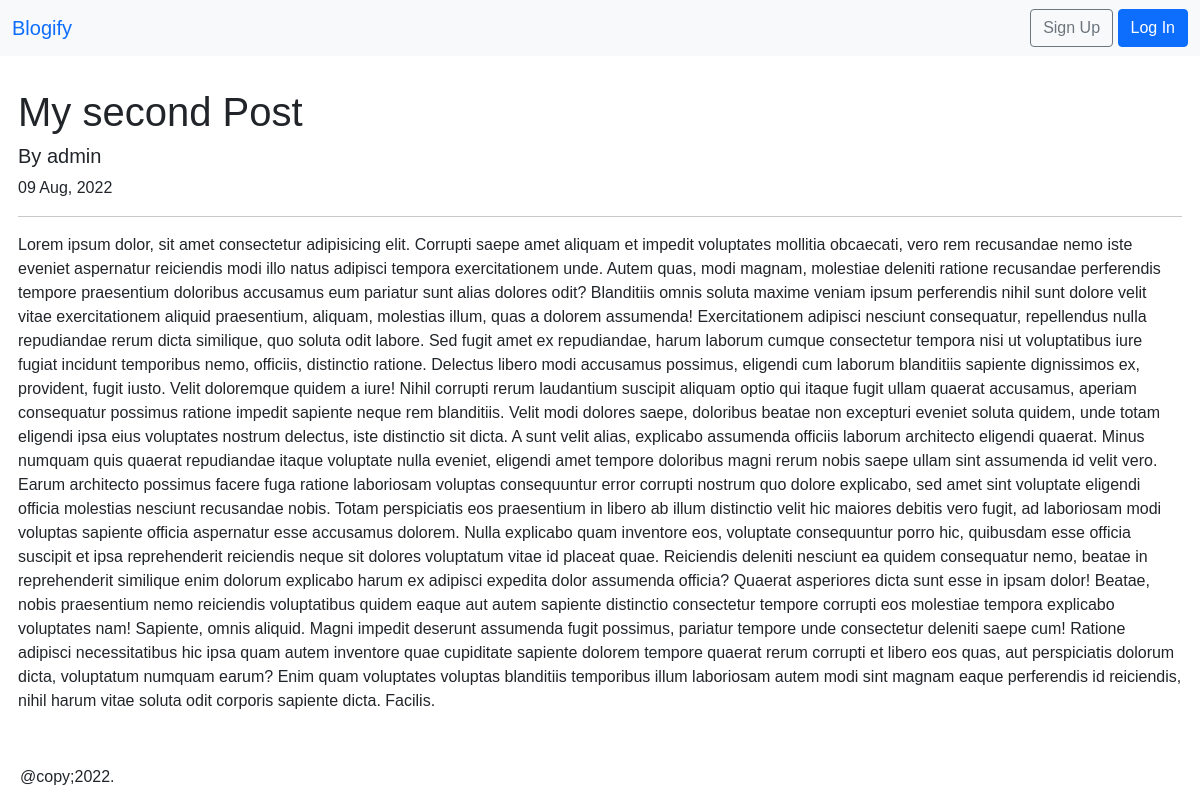
Page /posts/2/ on the committed database.
### posts/models.py (models this page shows, shortened)
class Post(models.Model):
    STATUS_CHOICES = (
        ('draft', 'Draft'),
        ('published', 'Published'),
    )
    title = models.CharField(max_length=255)
    author = models.ForeignKey(
        get_user_model(),
        on_delete = models.CASCADE,
        related_name = 'posts'
    )
    body = models.TextField()
    publish = models.DateTimeField(default=timezone.now)
    created = models.DateTimeField(auto_now_add=True)
    updated = models.DateTimeField(auto_now=True)
    status = models.CharField(
        max_length=10,
        choices=STATUS_CHOICES,
        default='draft'
    )
    slug = models.SlugField(
        max_length=255,
        blank=True,
        null= True
    )
    class Meta:
        ordering = ('-publish',)

### users/models.py (models this page shows)
class CustomUser(AbstractUser):
    pass

### posts/views.py (the view)
# urls.py: path('<int:pk>/', PostDetailView.as_view(), name='post_detail'),
class PostDetailView(DetailView):
    model = Post
    template_name = 'blog/post_detail.html'
    context_object_name = 'post'

### templates/blog/post_detail.html (shortened to what this page needs)
{% extends '_base.html' %}
{% block content %}
    <h1>{{ post.title }}</h1>
    <h5>By {{ post.author }}</h5>
    <p>{{ post.publish|date:"d M, Y" }}</p>
    <hr />
    <p>{{ post.body }}</p>
{% endblock content %}

### static/css/base.css (style rules this page uses)
*, body { margin: 0; padding: 0; box-sizing: border-box; }
body { font-family: 'Lucida Sans', 'Lucida Sans Regular', 'Lucida Grande', 'Lucida Sans Unicode', Geneva, Verdana, sans-serif; }

### rows in the picture
Post: title "My second Post", author "admin", publish "09 Aug, 2022", body "Lorem ipsum dolor, sit amet consectetur adipisicing elit. Corrupti saepe amet aliquam et impedit voluptates mollitia obcaecati, vero rem recusandae nemo iste eveniet aspernatur reiciendis modi illo natus adipisci tempora exercitationem unde. Autem quas, modi magnam, molestiae deleniti ratione recusandae perferendis tempore praesentium doloribus accusamus eum pariatur sunt alias dolores odit? Blanditiis omnis soluta maxime veniam ipsum perferendis nihil sunt dolore velit vitae exercitationem aliquid praesentium, aliquam, molestias illum, quas a dolorem assumenda! Exercitationem adipisci nesciunt consequatur, repellendus nulla repudiandae rerum dicta similique, quo soluta odit labore. Sed…"
